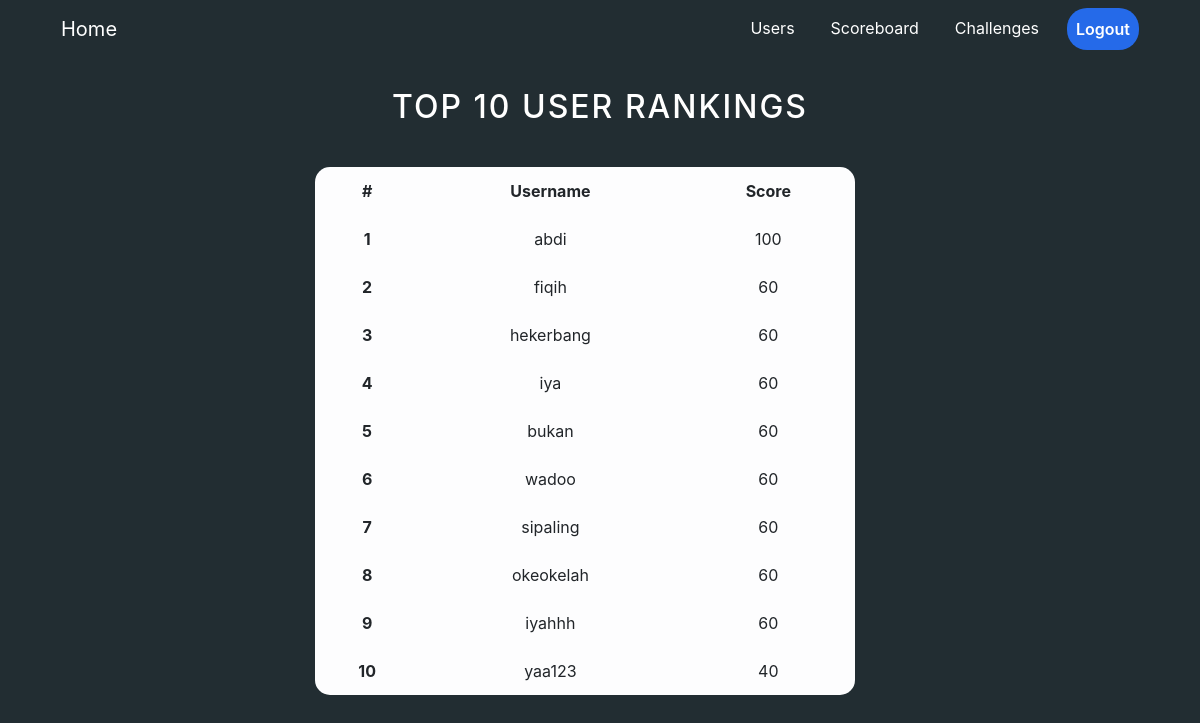
Page /user/scoreboard.php (signed in) on the committed database.
### tables this page shows
CREATE TABLE `user_score` (
  `id_score` int(11) NOT NULL,
  `username` varchar(255) NOT NULL,
  `score` int(11) NOT NULL
);

### user/scoreboard.php (the view, shortened to what this page needs)
<?php
include("/xampp/htdocs/ukk/config.php");
?>
<!doctype html>
<html lang="en">
  <head>
    <link rel="stylesheet" href="https://cdn.jsdelivr.net/npm/bootstrap@4.5.3/dist/css/bootstrap.min.css">
  </head>
  <body>
  <div class="container navigasi">
        <div class="row">
            <div class="col-md-12">
                <nav class="navbar navbar-expand-lg navbar-dark">
                    <a class="navbar-brand" href="/ukk/index.php">Home</a>
                    <div class="collapse navbar-collapse" id="navbarNav">
                    <ul class="navbar-nav active ml-auto menu">
                        <li class="nav-item active">
                        <a class="nav-link submit" href="users.php">Users</a>
                        </li>
                        <li class="nav-item active">
                        <a class="nav-link submit" href="scoreboard.php">Scoreboard</a>
                        </li>
                        <li class="nav-item active">
                        <a class="nav-link submit" href="dashboard.php">Challenges</a>
                        </li>
                        <li class="nav-item active">
                        <a class="nav-link btn text-center" href="logout.php">Logout</a>
                        </li>
                    </ul>
                    </div>
                </nav>
            </div>
        </div>
    </div>
    <div class="container header">
        <div class="row">
            <div class="col-md-6 offset-md-3 text-center">
                <h2>TOP 10 USER RANKINGS</h2>
            </div>
        </div>
    </div>
    <div class="container">
        <div class="row">
            <div class="col-md-6">
                <table class="table table-borderless table-light text-center info">
                    <thead>
                        <tr>
                        <th scope="col">#</th>
                        <th scope="col">Username</th>
                        <th scope="col">Score</th>
                        </tr>
                    </thead>
                    <?php
                        $query = mysqli_query($db, "SELECT * FROM user_score ORDER BY score DESC LIMIT 10");
                        $no = 1;
                        while($row = mysqli_fetch_array($query)) {
                    ?>
                    <tbody>
                        <tr>
                        <th scope="row"><?php echo $no++ ; ?></th>
                        <td><?php echo $row['username']; ?></td>
                        <td><?php echo $row['score']; ?></td>
                        </tr>
                    </tbody>
                    <?php } ?>
                </table>
            </div>
        </div>
    </div>
  </body>
</html>

### user/scoreboard.php (style rules this page uses)
body { background-color: #222d32; }
.navigasi .nav-link { margin-left: 20px; }
.navigasi .btn { font-weight: 600; border-radius: 20px; background-color: rgb(37, 106, 233); }
.header h2 { color: white; padding-top: 30px; margin-bottom: -40px; letter-spacing: 2px; }
.container .info { margin-top: 15%; margin-bottom: 15%; margin-left: 50%; transform: (-15%, -50%); border-radius: 15px; }

### rows in the picture
user_score: username "abdi", score "100"
user_score: username "fiqih", score "60"
user_score: username "hekerbang", score "60"
user_score: username "iya", score "60"
user_score: username "bukan", score "60"
user_score: username "wadoo", score "60"
user_score: username "sipaling", score "60"
user_score: username "okeokelah", score "60"
user_score: username "iyahhh", score "60"
user_score: username "yaa123", score "40"
